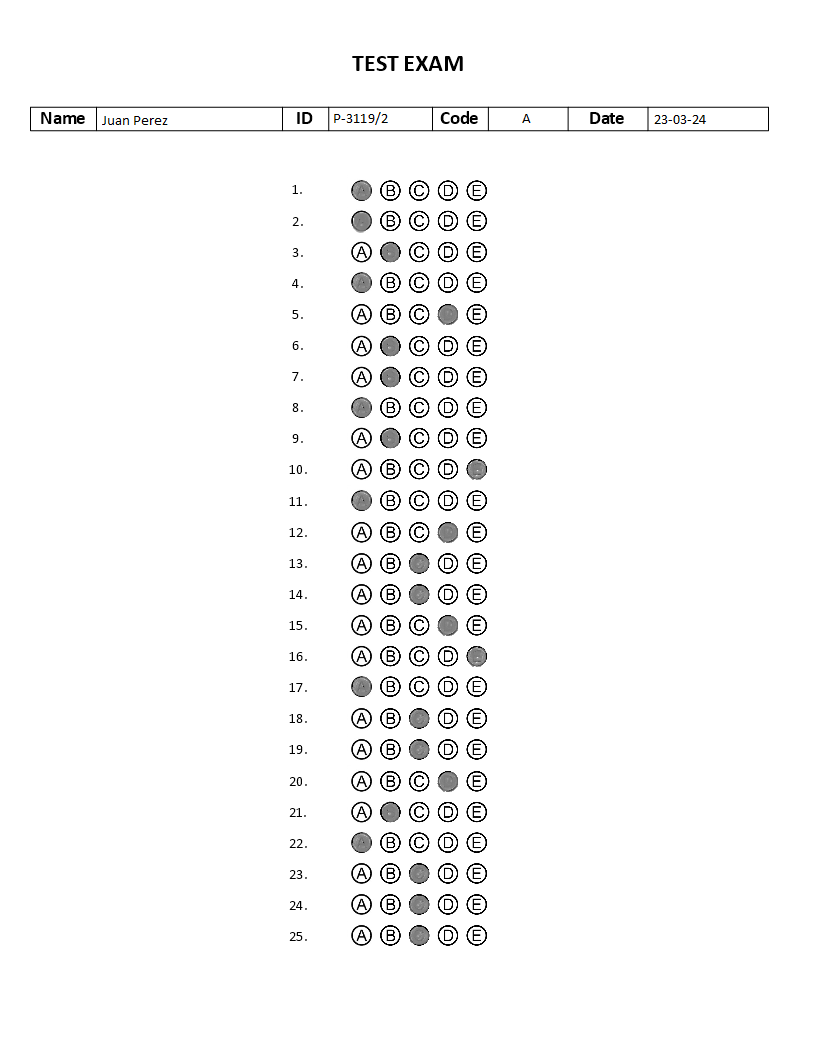
#> input picture multiple_choice_1.png, 816 x 1056 px; the run also reads 1 picture not shown here
$ python TP1_PDI.py   (older library calls are emulated)
#> lines starting #> are read from the running program, lines starting #| are printed output that depends on the picture; after the words box and inside, x2 and y2 are one past the last pixel; in counts of white or black regions, pixels touching at a corner belong together
import cv2
import numpy as np
from matplotlib import pyplot as plt

# Carga de imágenes en escala de grises
examen_1 = cv2.imread('multiple_choice_1.png', cv2.IMREAD_GRAYSCALE)
examen_2 = cv2.imread('multiple_choice_2.png', cv2.IMREAD_GRAYSCALE)
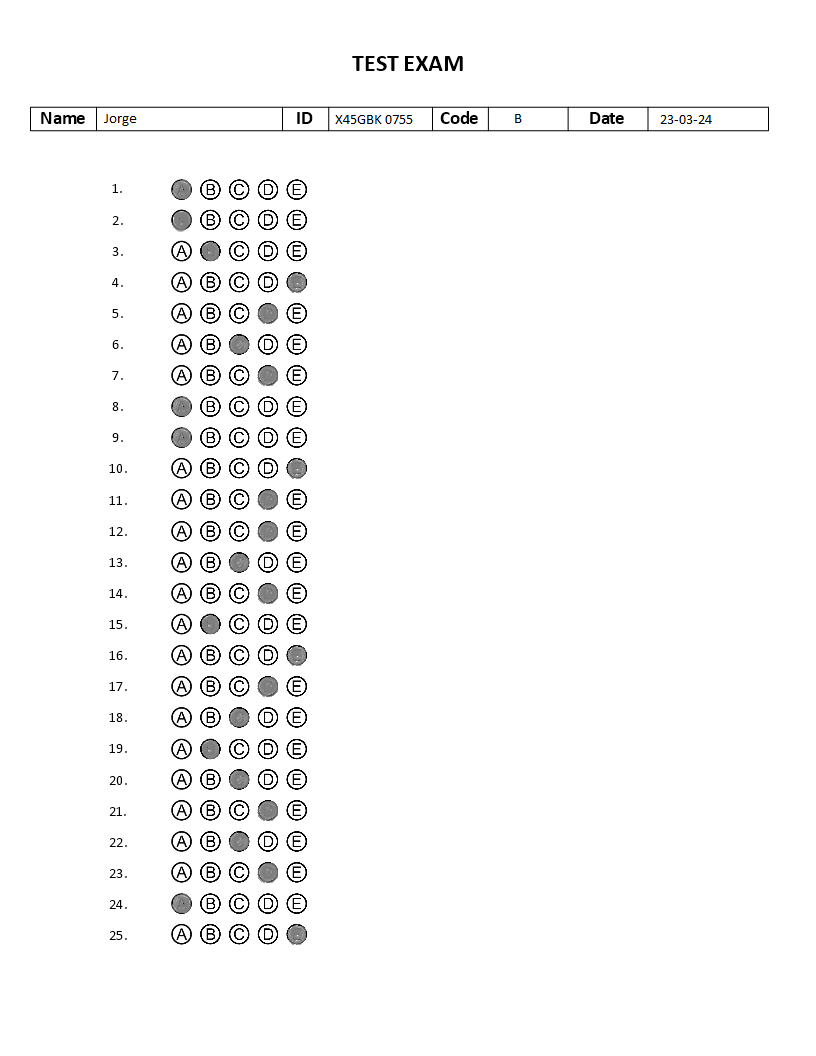
#> input picture multiple_choice_2.png, 816 x 1056 px
examen_3 = cv2.imread('multiple_choice_3.png', cv2.IMREAD_GRAYSCALE)
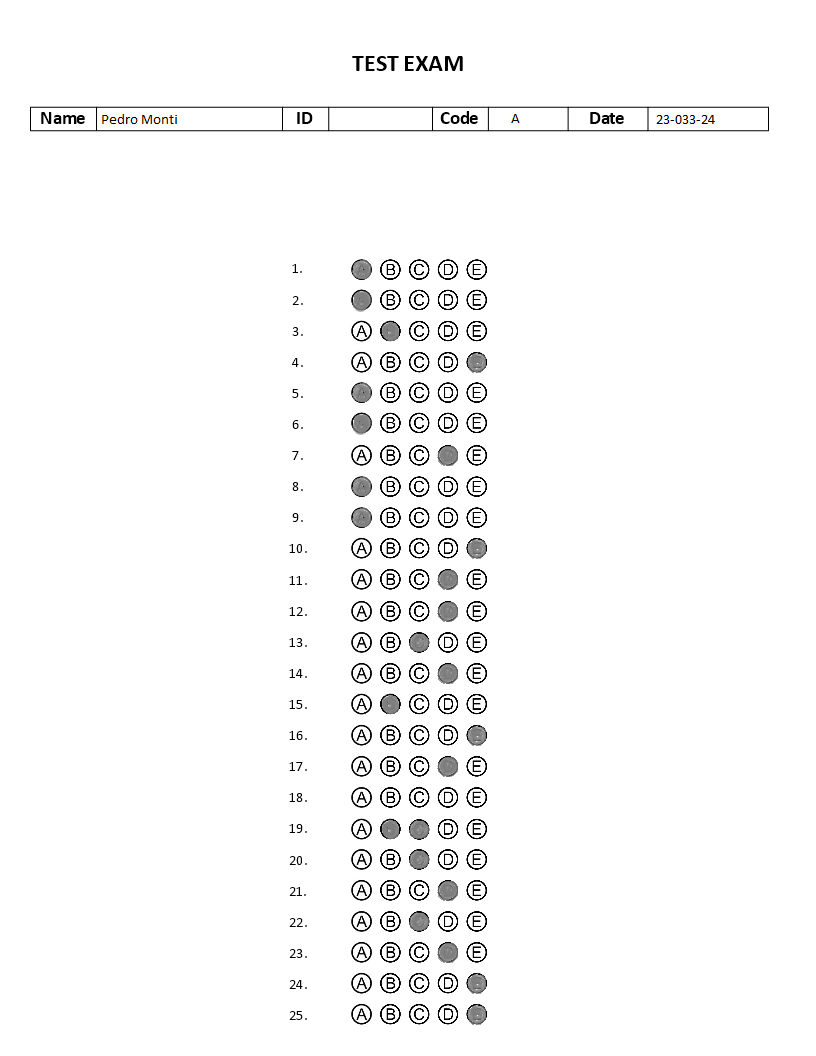
#> input picture multiple_choice_3.png, 816 x 1056 px
examen_4 = cv2.imread('multiple_choice_4.png', cv2.IMREAD_GRAYSCALE)
examen_5 = cv2.imread('multiple_choice_5.png', cv2.IMREAD_GRAYSCALE)
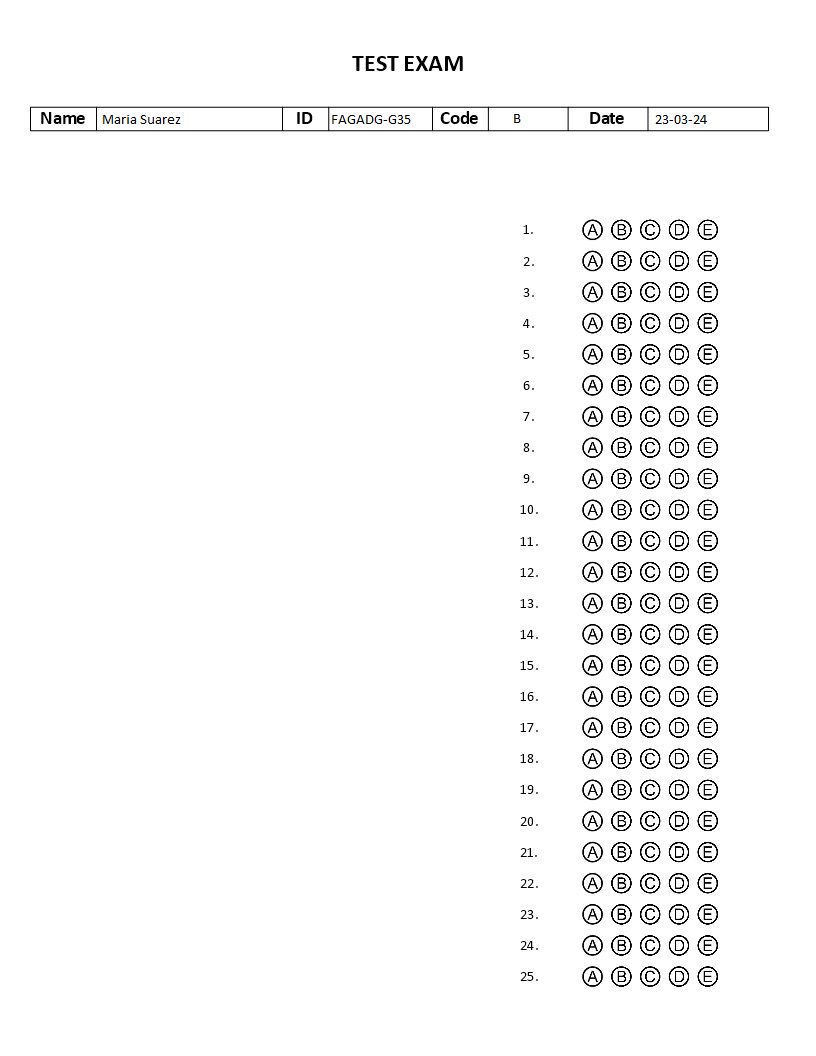
#> input picture multiple_choice_5.png, 816 x 1056 px

# Defininimos función para mostrar imágenes
# [14 lines left out: function imshow, not called in this run]


def campos_ecabezado_y_multiple_choise(imagen_bool):
    # Sumamos los valores en cada fila para encontrar el contenido de cada una
    img_rows = np.sum(imagen_bool, 1)

    # Encontramos las filas que superan un cierto umbral de contenido
    filas_validas = img_rows > 500

    # Obtenemos los índices de todas las filas válidas
    indices_validos = np.where(filas_validas)[0]

    # Sabemos que el recuadro está entre un espacio de 20
    umbral_espacio = 22  # Ajustar el umbral según la disposición específica de los datos

    for i in range(1, len(indices_validos)):
        if indices_validos[i] - indices_validos[i - 1] > umbral_espacio:
            primer_espacio_index = i
            break

    # Índice del final de la sección antes del espacio de interés
    indice_inicial = indices_validos[primer_espacio_index - 1] + 1
    # Índice del comienzo de la sección después del espacio de interés
    indice_final = indices_validos[primer_espacio_index] - 1

    # Recortamos la imagen para incluir solo la sección entre estos índices
    img_final = imagen_bool[indice_inicial:indice_final]

    '''
    #Mostramos la imagen recortada de los campos
    plt.imshow(img_final, cmap='gray')
    plt.show()
    '''

    # Sumamos los valores en cada columna para encontrar el contenido de cada una
    img_cols = np.sum(img_final, 0)

    # Identificamos columnas que tienen un contenido significativo. Definimos 19 pix
    umbral_columna_valida = 19
    columnas_validas = img_cols > umbral_columna_valida

    # Definimos listas para guardar los índices de inicio y fin de las áreas sin columnas válidas
    inicio_sub_imgs = []
    fin_sub_imgs = []

    # Identificamos las áreas continuas de columnas no válidas
    i = 0
    while i < len(columnas_validas):
        if not columnas_validas[i]:
            inicio = i
            while i < len(columnas_validas) and not columnas_validas[i]:
                i += 1
            fin = i - 1
            inicio_sub_imgs.append(inicio)
            fin_sub_imgs.append(fin)
        i += 1

    nombre = imagen_bool[indice_inicial:indice_final, inicio_sub_imgs[2]:fin_sub_imgs[2]]
    id = imagen_bool[indice_inicial:indice_final, inicio_sub_imgs[4]:fin_sub_imgs[4]]
    tipo = imagen_bool[indice_inicial:indice_final, inicio_sub_imgs[6]:fin_sub_imgs[6]]
    fecha = imagen_bool[indice_inicial:indice_final, inicio_sub_imgs[8]:fin_sub_imgs[8]]
    multi_choise = imagen_bool[indice_final + 2:, :]


    '''
    # Mostramos la imagen recortada del nombre
    plt.imshow(nombre, cmap='gray')
    plt.show()
    # Mostramos la imagen recortada del ID
    plt.imshow(id, cmap='gray')
    plt.show()
    # Mostramos la imagen recortada del tipo
    plt.imshow(tipo, cmap='gray')
    plt.show()
    # Mostramos la imagen recortada de la fecha
    plt.imshow(fecha, cmap='gray')
    plt.show()
    # Mostramos la imagen recortada del multiple choise
    plt.imshow(multi_choise, cmap='gray')
    plt.show()
    '''

    return nombre, id, tipo, fecha, multi_choise


#Obtenemos cantidad de palabras y caracteres
def comp_conectados_espacios(img):
    f_point = img
    f_point = f_point.astype(np.uint8)
    connectivity = 8
    num_labels, labels, stats, centroids = cv2.connectedComponentsWithStats(f_point, connectivity, cv2.CV_32S)
    caracteres = 0
    palabras = 0
    if  num_labels <= 2:
        caracteres = num_labels - 1
        palabras = num_labels - 1
    else:
        ind_ord = np.argsort(stats[:,0])
        stats_ord = stats[ind_ord]
        resultados = []
        #print(stats)
        for i in range(2,num_labels):
            fila_actual = stats_ord[i]
            fila_anterior = stats_ord[i - 1]
            suma = fila_actual[0] - (fila_anterior[0] + fila_anterior[2])
            resultados.append(suma)
        espacios = 0
        #print(resultados)
        for valor in resultados:
            #Este valor de 5 lo encontré a partir de imprimer resultdos.
            #siginfica que hay un espacio. Esto se calcula con el for anteror
            #a partir de la matriz stats
            if valor >= 5:
                espacios += 1
        palabras = espacios + 1
        caracteres = num_labels + espacios - 1
    return caracteres, palabras


def validacion(examen, nro):

    def name(nombre):
        caracteres, palabras = comp_conectados_espacios(nombre)
        result_name = "OK" if 1 < caracteres <= 25 and palabras > 1 else "MAL"
        return result_name

    def id(legajo):
        caracteres, palabras = comp_conectados_espacios(legajo)
        result_id = "OK" if caracteres == 8 and palabras == 1 else "MAL"
        return result_id

    def code(tipo):
        caracteres, palabras = comp_conectados_espacios(tipo)
        result_code = "OK" if caracteres == 1 else "MAL"
        return result_code

    def date(dia):
        caracteres, palabras = comp_conectados_espacios(dia)
        result_date = "OK" if caracteres == 8 and palabras == 1 else "MAL"
        return result_date

    img_th = examen < 200

    nombre, legajo, tipo, dia, multi_choise = campos_ecabezado_y_multiple_choise(img_th)

    '''

    Acá en la variable "nombre" tenemos la imagen del nombre por cada alumno para general la imágen final
    que pide el ejercicio con el crop de los campos Name en el punto d). Está ubralada, en negativo, habría que pasarla a positivo.
    Enconté para esto la siguiente función de numpy "Name = np.invert(nombre)". Además, la función
    campos_ecabezado_y_multiple_choise() devuelve en la variable "multi_choise" la imagen ubralada en bool solamente de
    las preguntas, es decir, se le saca el encabezado y los campos de Name, id, etc., para trabajar directamente sobre las preguntas
    de modo más simple.

    '''

    resultados = {
        "Nombre y Apellido": name(nombre),
        "Legajo": id(legajo),
        "Código": code(tipo),
        "Fecha": date(dia)
    }

    print("+------------------------+-----------+")
    print(f"|         Exámen {nro}              |")
    print("+------------------------+-----------+")
    print("| Campo                  | Resultado |")
    print("+------------------------+-----------+")

    for campo, resultado in resultados.items():
        print(f"| {campo:<22} |   {resultado:<7} |")
    print("+------------------------+-----------+")


validacion(examen_1,1)
#> in validacion, `img_th = examen < 200`:
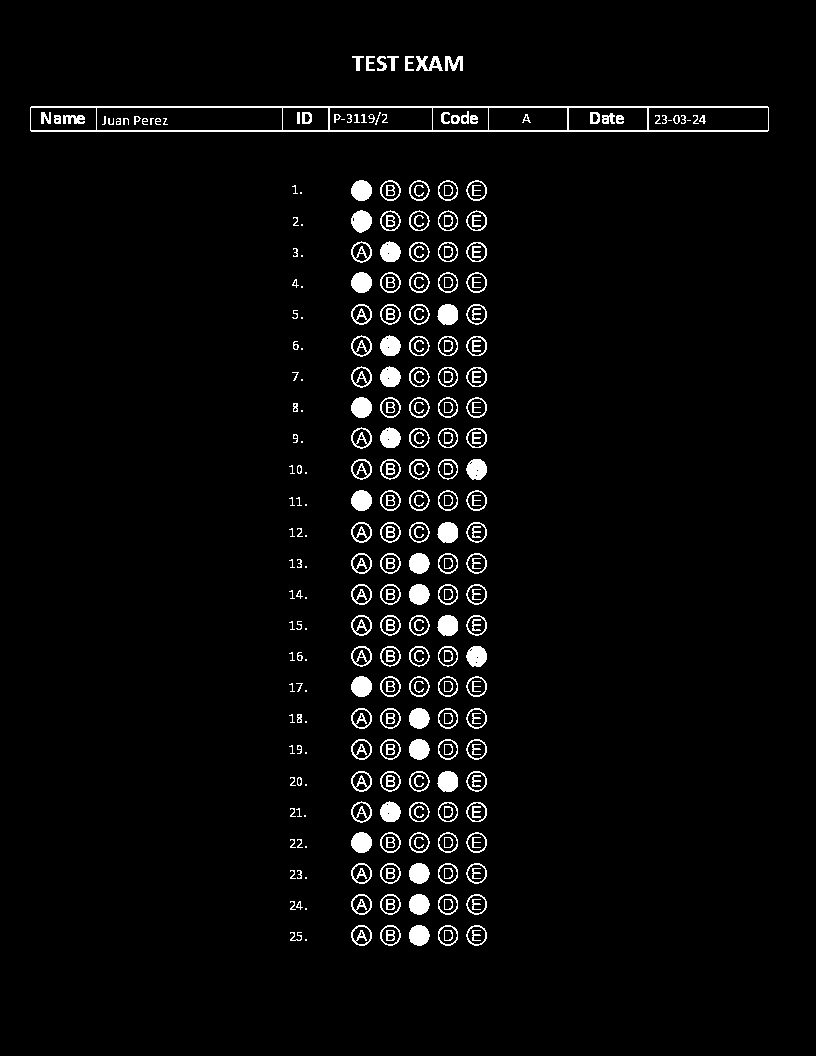
#> img_th: shape (1056, 816) bool; 3.6% white; 318 white regions (44 under 20 px), largest, box (x1, y1, x2, y2) and area: (30, 106, 769, 132) 3216, (351, 210, 372, 233) 355, (437, 304, 458, 325) 353
#> in campos_ecabezado_y_multiple_choise, `img_rows = np.sum(imagen_bool, 1)`: img_rows = 1056 values, max 739 at index 107, min 0 at index 0, mean 29.02
#> in campos_ecabezado_y_multiple_choise, `indices_validos = np.where(filas_validas)[0]`: indices_validos = [106, 107, 130, 131]
#> the loop in campos_ecabezado_y_multiple_choise, `for i in range(1, len(indices_validos)):` made 2 passes
#> primer_espacio_index on pass 2: 2
#> in campos_ecabezado_y_multiple_choise, `indice_inicial = indices_validos[primer_espacio_index - 1] + 1`: indice_inicial = 108
#> in campos_ecabezado_y_multiple_choise, `indice_final = indices_validos[primer_espacio_index] - 1`: indice_final = 129
#> in campos_ecabezado_y_multiple_choise, `img_cols = np.sum(img_final, 0)`: img_cols = 816 values, max 21 at index 30, min 0 at index 0, mean 2.07
#> the loop in campos_ecabezado_y_multiple_choise, `while i < len(columnas_validas):` made 13 passes
#> (inicio, fin, i) on passes 1, 2, 3, 4, 6, 7, 8, 10: (0, 29, 31), (31, 95, 97), (97, 281, 283), (283, 327, 329), (330, 431, 433), (433, 487, 489), (489, 566, 568), (569, 646, 648)
#> after the loop in campos_ecabezado_y_multiple_choise, `while i < len(columnas_validas):`: fin_sub_imgs = [29, 95, 281, 327, 431, 487, 566, 646, 767, 815]; i = 817; inicio_sub_imgs = [0, 31, 97, 283, 330, 433, 489, 569, 649, 769]
#> in comp_conectados_espacios, `num_labels, labels, stats, centroids = cv2.connectedComponentsWithStat..`: num_labels = 10; stats = [[0, 0, 184, 21, 3662], [5, 8, 4, 9, 19], [37, 8, 7, 9, 31], [11, 10, 6, 7, 24], [19, 10, 5, 7, 23], [26, 10, 6, 7, 24], [45, 10, 6, 7, 24], [53, 10, 4, 7, 16], [58, 10, 6, 7, 24], [66, 10, 5, 7, 17]]; centroids = [[94.52, 9.85], [7.26, 12.21], [38.97, 11.35], [13.29, 13.33], [21.26, 13.17], [28.08, 12.67], [47.33, 12.92], [53.75, 12.62], [60.33, 12.92], [67.65, 13.18]]
#> in comp_conectados_espacios, `ind_ord = np.argsort(stats[:,0])`: ind_ord = [0, 1, 3, 4, 5, 2, 6, 7, 8, 9]
#> in comp_conectados_espacios, `stats_ord = stats[ind_ord]`: stats_ord = [[0, 0, 184, 21, 3662], [5, 8, 4, 9, 19], [11, 10, 6, 7, 24], [19, 10, 5, 7, 23], [26, 10, 6, 7, 24], [37, 8, 7, 9, 31], [45, 10, 6, 7, 24], [53, 10, 4, 7, 16], [58, 10, 6, 7, 24], [66, 10, 5, 7, 17]]
#> the loop in comp_conectados_espacios, `for i in range(2,num_labels):` made 8 passes
#> (fila_actual, fila_anterior, suma) on passes 1 to 8: ([11, 10, 6, 7, 24], [5, 8, 4, 9, 19], 2), ([19, 10, 5, 7, 23], [11, 10, 6, 7, 24], 2), ([26, 10, 6, 7, 24], [19, 10, 5, 7, 23], 2), ([37, 8, 7, 9, 31], [26, 10, 6, 7, 24], 5), ([45, 10, 6, 7, 24], [37, 8, 7, 9, 31], 1), ([53, 10, 4, 7, 16], [45, 10, 6, 7, 24], 2), ([58, 10, 6, 7, 24], [53, 10, 4, 7, 16], 1), ([66, 10, 5, 7, 17], [58, 10, 6, 7, 24], 2)
#> after the loop in comp_conectados_espacios, `for i in range(2,num_labels):`: resultados = [2, 2, 2, 5, 1, 2, 1, 2]
#> the loop in comp_conectados_espacios, `for valor in resultados:` made 8 passes
#> (valor, espacios) on pass 4: (5, 1)
#> after the loop in comp_conectados_espacios, `for valor in resultados:`: espacios = 1
#> in comp_conectados_espacios, `palabras = espacios + 1`: palabras = 2
#> in comp_conectados_espacios, `caracteres = num_labels + espacios - 1`: caracteres = 10
#> in name, `caracteres, palabras = comp_conectados_espacios(nombre)`: palabras = 2
#> in name, `result_name = "OK" if 1 < caracteres <= 25 and palabras > 1 else "MAL"`: result_name = 'OK'
#> the loop in comp_conectados_espacios (call 2), `for i in range(2,num_labels):` made 7 passes
#> (fila_actual, fila_anterior, suma) on passes 1 to 7: ([11, 11, 4, 1, 4], [4, 6, 7, 9, 31], 0), ([17, 6, 5, 9, 24], [11, 11, 4, 1, 4], 2), ([24, 6, 6, 9, 25], [17, 6, 5, 9, 24], 2), ([31, 6, 6, 9, 25], [24, 6, 6, 9, 25], 1), ([38, 6, 7, 9, 26], [31, 6, 6, 9, 25], 1), ([45, 4, 6, 13, 21], [38, 6, 7, 9, 26], 0), ([52, 6, 6, 9, 24], [45, 4, 6, 13, 21], 1)
#> the loop in comp_conectados_espacios (call 2), `for valor in resultados:` made 7 passes
#> valor on passes 4 to 7: 1, 1, 0, 1
#> in id, `caracteres, palabras = comp_conectados_espacios(legajo)`: caracteres = 8; palabras = 1
#> in id, `result_id = "OK" if caracteres == 8 and palabras == 1 else "MAL"`: result_id = 'OK'
#> in code, `caracteres, palabras = comp_conectados_espacios(tipo)`: caracteres = 1
#> in code, `result_code = "OK" if caracteres == 1 else "MAL"`: result_code = 'OK'
#> in comp_conectados_espacios (call 4), `num_labels, labels, stats, centroids = cv2.connectedComponentsWithStat..`:
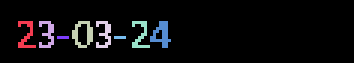
#> labels: shape (21, 118) int32 (shown 3 times larger); 9 distinct labels, from 0 to 8; one colour per label, 0 black
#> in comp_conectados_espacios (call 4), `num_labels, labels, stats, centroids = cv2.connectedComponentsWithStat..`: num_labels = 9; stats = [[0, 0, 118, 21, 2311], [6, 7, 6, 9, 24], [13, 7, 5, 9, 24], [24, 7, 7, 9, 31], [32, 7, 5, 9, 24], [44, 7, 6, 9, 24], [50, 7, 7, 9, 32], [19, 12, 4, 1, 4], [38, 12, 4, 1, 4]]; centroids = [[60.43, 9.92], [8.33, 11.17], [15.38, 10.92], [27.19, 10.87], [34.38, 10.92], [46.33, 11.17], [53.41, 10.97], [20.5, 12], [39.5, 12]]
#> in comp_conectados_espacios (call 4), `ind_ord = np.argsort(stats[:,0])`: ind_ord = [0, 1, 2, 7, 3, 4, 8, 5, 6]
#> in comp_conectados_espacios (call 4), `stats_ord = stats[ind_ord]`: stats_ord = [[0, 0, 118, 21, 2311], [6, 7, 6, 9, 24], [13, 7, 5, 9, 24], [19, 12, 4, 1, 4], [24, 7, 7, 9, 31], [32, 7, 5, 9, 24], [38, 12, 4, 1, 4], [44, 7, 6, 9, 24], [50, 7, 7, 9, 32]]
#> the loop in comp_conectados_espacios (call 4), `for i in range(2,num_labels):` made 7 passes
#> (fila_actual, fila_anterior, suma) on passes 1 to 7: ([13, 7, 5, 9, 24], [6, 7, 6, 9, 24], 1), ([19, 12, 4, 1, 4], [13, 7, 5, 9, 24], 1), ([24, 7, 7, 9, 31], [19, 12, 4, 1, 4], 1), ([32, 7, 5, 9, 24], [24, 7, 7, 9, 31], 1), ([38, 12, 4, 1, 4], [32, 7, 5, 9, 24], 1), ([44, 7, 6, 9, 24], [38, 12, 4, 1, 4], 2), ([50, 7, 7, 9, 32], [44, 7, 6, 9, 24], 0)
#> after the loop in comp_conectados_espacios (call 4), `for i in range(2,num_labels):`: resultados = [1, 1, 1, 1, 1, 2, 0]
#> the loop in comp_conectados_espacios (call 4), `for valor in resultados:` made 7 passes
#> after the loop in comp_conectados_espacios (call 4), `for valor in resultados:`: espacios = 0
#> in comp_conectados_espacios (call 4), `caracteres = num_labels + espacios - 1`: caracteres = 8
#> in date, `caracteres, palabras = comp_conectados_espacios(dia)`: palabras = 1
#> in date, `result_date = "OK" if caracteres == 8 and palabras == 1 else "MAL"`: result_date = 'OK'
#> in validacion, `resultados = { "Nombre y Apellido": name(nombre), "Legajo": id(legajo)..`: resultados = {'Nombre y Apellido': 'OK', 'Legajo': 'OK', 'Código': 'OK', 'Fecha': 'OK'}
#> the loop in validacion, `for campo, resultado in resultados.items():` made 4 passes
#> campo on passes 1 to 4: 'Nombre y Apellido', 'Legajo', 'Código', 'Fecha'
#> (printed output is left out)

'''
validacion(examen_2,2)
validacion(examen_3,3)
validacion(examen_4,4)
validacion(examen_5,5)
'''

#Buscamos la salida de la funcion anterior
a,b,c,d,multiple_choice = campos_ecabezado_y_multiple_choise(examen_1)
#> (the run stopped early here; a loop or call above may not have finished)
